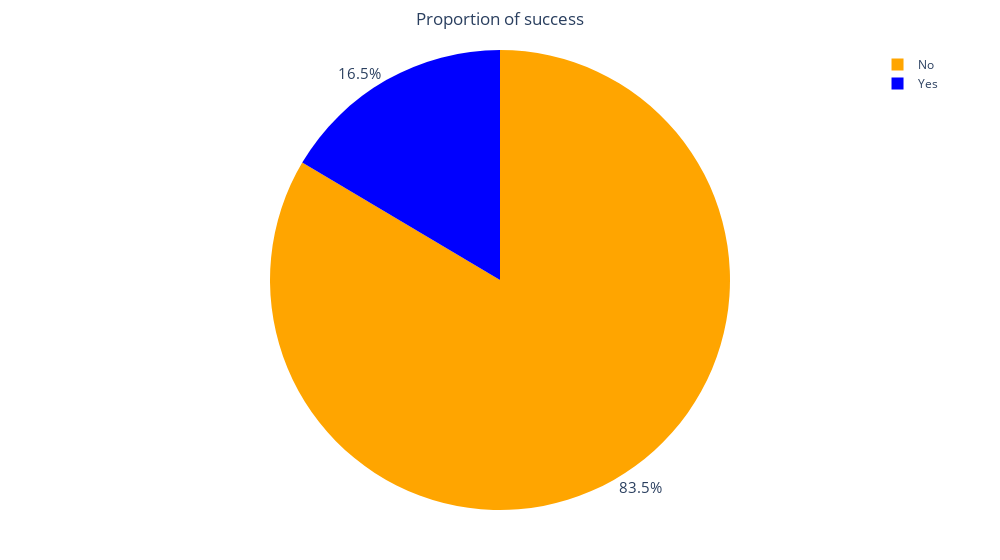

Here is the notebook cell this chart was saved with:
### Code cell
# Showing success proportion
fig1 = px.pie(success_ratio,
             values='counts',
             names='success', 
             color ='success',
             title='Proportion of success',
             width= 1000,
             color_discrete_map={'Yes':'Blue',
                                 'No':'Orange'}
             )
fig1.update_traces(textposition = 'outside', textfont_size = 15)             
fig1.update_layout(title_x = 0.5, 
                  margin=dict(l=50,r=50,b=50,t=50,pad=4),
                  )                
fig1.show()

### Figure 1 — Plotly figure (JSON) as saved in the notebook; plotly's stock layout.template omitted (floating-point values rounded to 4 significant figures)
{"data": [{"customdata": [["No"], ["Yes"]], "domain": {"x": [0, 1], "y": [0, 1]}, "hovertemplate": "success=%{customdata[0]}<br>counts=%{value}<extra></extra>", "labels": ["No", "Yes"], "legendgroup": "", "marker": {"colors": ["Orange", "Blue"]}, "name": "", "showlegend": true, "textfont": {"size": 15}, "textposition": "outside", "type": "pie", "values": [83.53, 16.47]}], "layout": {"legend": {"tracegroupgap": 0}, "margin": {"b": 50, "l": 50, "pad": 4, "r": 50, "t": 50}, "title": {"text": "Proportion of success", "x": 0.5}, "width": 1000}}
